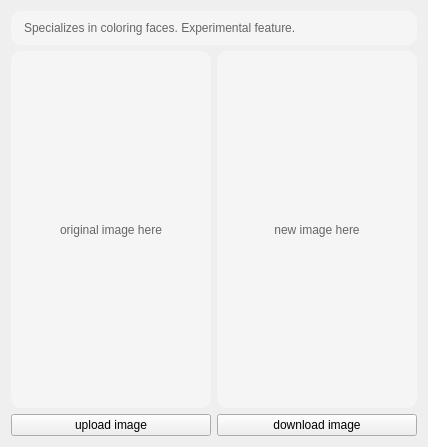
<?xml version="1.0" encoding="UTF-8"?>
<ui version="4.0">
 <class>pseudoclr_pg</class>
 <widget class="QWidget" name="pseudoclr_pg">
  <property name="geometry">
   <rect>
    <x>0</x>
    <y>0</y>
    <width>426</width>
    <height>447</height>
   </rect>
  </property>
  <property name="windowTitle">
   <string>Form</string>
  </property>
  <property name="styleSheet">
   <string notr="true">QLabel {
    background-color: #f5f5f5;
    border-radius: 10px;
    padding: 10px;
    color: #666;
}
</string>
  </property>
  <layout class="QVBoxLayout" name="verticalLayout" stretch="0,0,0">
   <item>
    <widget class="QLabel" name="label_3">
     <property name="text">
      <string>Specializes in coloring faces. Experimental feature.</string>
     </property>
    </widget>
   </item>
   <item>
    <layout class="QHBoxLayout" name="horizontalLayout">
     <item>
      <widget class="QLabel" name="old_img_lbl">
       <property name="sizePolicy">
        <sizepolicy hsizetype="Expanding" vsizetype="Expanding">
         <horstretch>0</horstretch>
         <verstretch>0</verstretch>
        </sizepolicy>
       </property>
       <property name="minimumSize">
        <size>
         <width>200</width>
         <height>200</height>
        </size>
       </property>
       <property name="text">
        <string>original image here</string>
       </property>
       <property name="alignment">
        <set>Qt::AlignmentFlag::AlignCenter</set>
       </property>
      </widget>
     </item>
     <item>
      <widget class="QLabel" name="new_img_lbl">
       <property name="sizePolicy">
        <sizepolicy hsizetype="Expanding" vsizetype="Expanding">
         <horstretch>0</horstretch>
         <verstretch>0</verstretch>
        </sizepolicy>
       </property>
       <property name="minimumSize">
        <size>
         <width>200</width>
         <height>200</height>
        </size>
       </property>
       <property name="text">
        <string>new image here</string>
       </property>
       <property name="alignment">
        <set>Qt::AlignmentFlag::AlignCenter</set>
       </property>
      </widget>
     </item>
    </layout>
   </item>
   <item>
    <layout class="QHBoxLayout" name="horizontalLayout_2">
     <item>
      <widget class="QPushButton" name="upload_btn">
       <property name="text">
        <string>upload image</string>
       </property>
      </widget>
     </item>
     <item>
      <widget class="QPushButton" name="download_btn">
       <property name="text">
        <string>download image</string>
       </property>
      </widget>
     </item>
    </layout>
   </item>
  </layout>
 </widget>
 <resources/>
 <connections/>
</ui>
